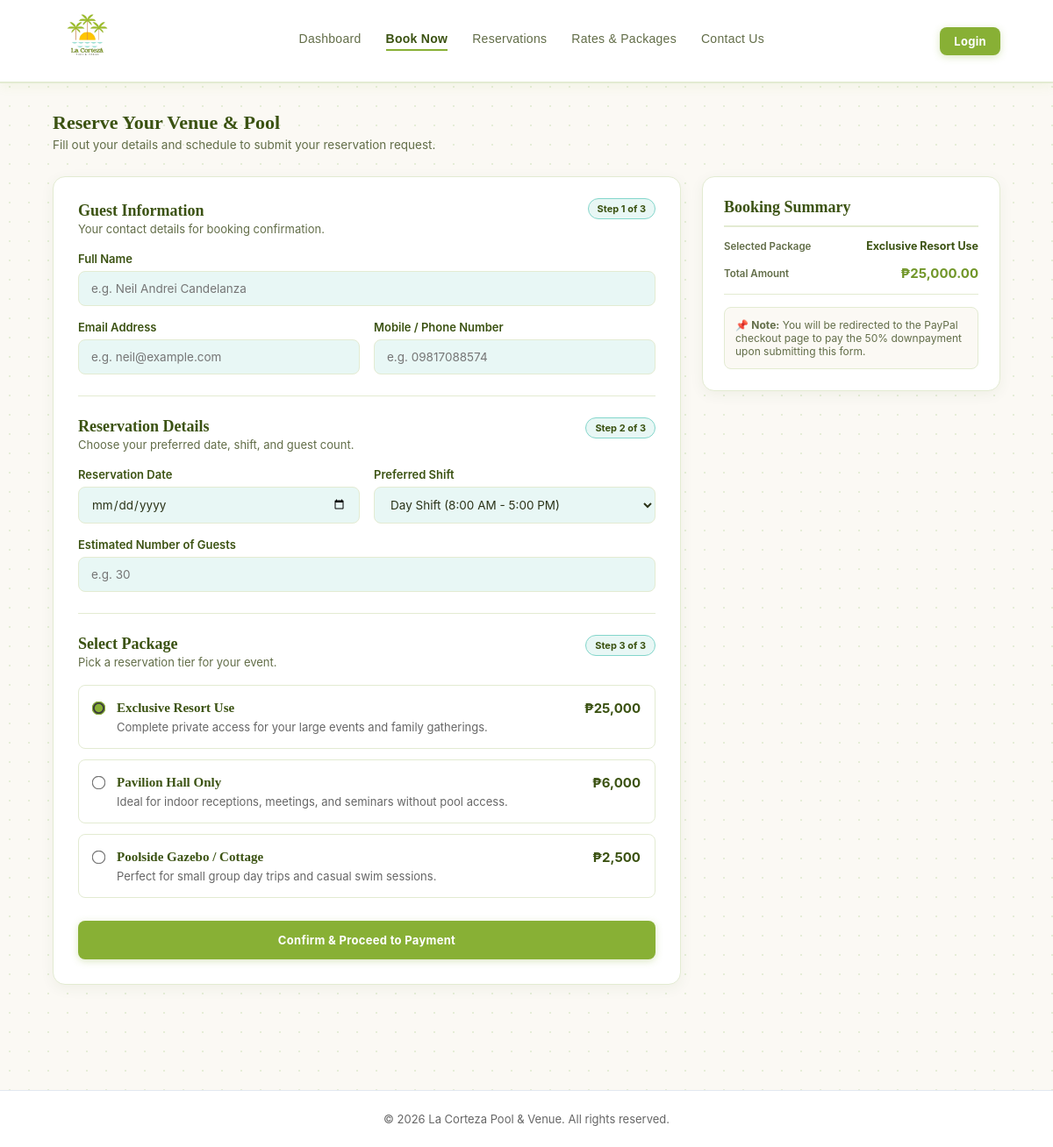
Page /pages/book-now.php on the committed database.
### tables this page shows
CREATE TABLE `packages` (
  `id` int(11) NOT NULL,
  `title` varchar(100) NOT NULL,
  `price` decimal(10,2) NOT NULL,
  `badge` varchar(50) DEFAULT NULL,
  `description` text DEFAULT NULL,
  `inclusions` text DEFAULT NULL,
  `status` enum('Active','Inactive') DEFAULT 'Active',
  `created_at` timestamp NOT NULL DEFAULT current_timestamp()
);

### pages/book-now.php (the view, shortened to what this page needs)
<?php
require_once __DIR__ . '/../functions/auth_functions.php';
$form = ($_SERVER['REQUEST_METHOD'] === 'POST') ? $_POST : ($_SESSION['pending_booking'] ?? []);
$old = function ($field, $default = '') use ($form) {
    return htmlspecialchars($form[$field] ?? $default);
};
$packages_query = mysqli_query($connect2db, "SELECT * FROM packages WHERE status = 'Active' ORDER BY id ASC");
$packages_list = [];
if ($packages_query) {
    while ($row = mysqli_fetch_assoc($packages_query)) {
        $packages_list[] =$row;
    }
}
$preselected_package =$_GET['package'] ?? $form['package_type'] ?? '';
?>
<!DOCTYPE html>
<html lang="en">
<head>
    <link rel="stylesheet" href="../css/style.css?v=<?php echo time(); ?>">
</head>
<body>
    <header class="navbar">
        <div class="nav-brand">
            <a href="dashboard.php" class="logo-link"><img src="../css/images/logo.png" alt="La Corteza Pool & Venue" class="brand-logo-img"></a>
        </div>
        <nav class="nav-links">
            <a href="dashboard.php">Dashboard</a>
            <a href="book-now.php" class="active">Book Now</a>
            <a href="reservation.php">Reservations</a>
            <a href="rates.php">Rates & Packages</a>
            <a href="contacts.php">Contact Us</a>
        </nav>
        <div class="nav-actions">
            <?php if (isset($_SESSION['user_id'])): ?>
                <span class="user-id"><?php echo htmlspecialchars(trim($_SESSION['full_name'] ?? '') ?: 'My Account'); ?></span>
                <a href="logout.php" class="logout-btn">Logout</a>
            <?php else: ?>
                <a href="login.php" class="btn-primary" style="padding: 8px 16px;">Login</a>
            <?php endif; ?>
        </div>
    </header>
    <main class="dashboard-container">
        <div class="section-header">
            <h2>Reserve Your Venue & Pool</h2>
            <p>Fill out your details and schedule to submit your reservation request.</p>
        </div>
        <div class="booking-layout">
            <div class="booking-main-content">
                <form action="" method="POST" class="booking-card">
                    <span class="card-title-badge">Step 1 of 3</span>
                    <h3>Guest Information</h3>
                    <p class="card-desc">Your contact details for booking confirmation.</p>
                    <div class="form-group margin-bottom-md">
                        <label for="full_name">Full Name</label>
                        <input type="text" id="full_name" name="full_name" class="form-input" placeholder="e.g. Neil Andrei Candelanza" value="<?php echo $old('full_name', trim(($_SESSION['user']['firstname'] ?? '') . ' ' . ($_SESSION['user']['lastname'] ?? ''))); ?>" required>
                    </div>
                    <div class="form-grid-2 margin-bottom-md">
                        <div class="form-group">
                            <label for="email">Email Address</label>
                            <input type="email" id="email" name="email" class="form-input" placeholder="e.g. neil@example.com" value="<?php echo $old('email', $_SESSION['user']['email'] ?? ''); ?>" required>
                        </div>
                        <div class="form-group">
                            <label for="phone">Mobile / Phone Number</label>
                            <input type="tel" id="phone" name="phone" class="form-input" placeholder="e.g. 09817088574" value="<?php echo $old('phone'); ?>" required>
                        </div>
                    </div>
                    <div class="summary-divider" style="margin: 24px 0;"></div>
                    <span class="card-title-badge" style="top: inherit;">Step 2 of 3</span>
                    <h3>Reservation Details</h3>
                    <p class="card-desc">Choose your preferred date, shift, and guest count.</p>
                    <div class="form-grid-2 margin-bottom-md">
                        <div class="form-group">
                            <label for="reservation_date">Reservation Date</label>
                            <input type="date" id="reservation_date" name="reservation_date" class="form-input" value="<?php echo $old('reservation_date'); ?>" required min="<?php echo date('Y-m-d'); ?>">
                        </div>
                        <div class="form-group">
                            <label for="shift">Preferred Shift</label>
                            <select id="shift" name="shift" class="form-input" required>
                                <?php foreach (['Day Shift (8:00 AM - 5:00 PM)', 'Night Shift (6:00 PM - 12:00 MN)', '24 Hours Exclusive'] as $shift_option): ?>
                                    <option value="<?php echo $shift_option; ?>" <?php echo ($form['shift'] ?? '') === $shift_option ? 'selected' : ''; ?>><?php echo $shift_option; ?></option>
                                <?php endforeach; ?>
                            </select>
                        </div>
                    </div>
                    <div class="form-group margin-bottom-md">
                        <label for="guest_count">Estimated Number of Guests</label>
                        <input type="number" id="guest_count" name="guest_count" class="form-input" placeholder="e.g. 30" min="1" max="150" value="<?php echo $old('guest_count'); ?>" required>
                    </div>
                    <div class="summary-divider" style="margin: 24px 0;"></div>
                    <span class="card-title-badge" style="top: inherit;">Step 3 of 3</span>
                    <h3>Select Package</h3>
                    <p class="card-desc">Pick a reservation tier for your event.</p>
                    <div class="package-options-grid margin-bottom-md">
                        <?php if (!empty($packages_list)): ?>
                            <?php
                            $default_title = '';$default_price = 0;
                            foreach ($packages_list as$index => $pkg):$is_checked = false;
                                if (!empty($preselected_package) && strtolower($preselected_package) === strtolower($pkg['title'])) {$is_checked = true;
                                } elseif (empty($preselected_package) && $index === 0) {$is_checked = true;
                                }
                                if ($is_checked) {
                                    $default_title =$pkg['title'];
                                    $default_price =$pkg['price'];
                                }
                            ?>
                                <label class="package-option-card" style="cursor: pointer;">
                                    <input type="radio" name="package_type" value="<?php echo htmlspecialchars($pkg['title']); ?>" data-price="<?php echo $pkg['price']; ?>" <?php echo $is_checked ? 'checked' : ''; ?>>
                                    <div class="package-content">
                                        <div class="package-header" style="display: flex; justify-content: space-between; align-items: center;">
                                            <h4><?php echo htmlspecialchars($pkg['title']); ?></h4>
                                            <span class="package-price" style="font-weight: bold; color: var(--color-dark-olive, #2e7d32);">₱<?php echo number_format($pkg['price'], 0); ?></span>
                                        </div>
                                        <p style="font-size: 13px; color: #666; margin-top: 4px;"><?php echo htmlspecialchars($pkg['description'] ?: 'Exclusive resort reservation package.'); ?></p>
                                    </div>
                                </label>
                            <?php endforeach; ?>
                        <?php endif; ?>
                    </div>
                    <button type="submit" id="btn-submit-booking" name="submit_booking" class="btn-primary" style="width: 100%; margin-top: 10px; padding: 14px;">Confirm & Proceed to Payment</button>
                </form>
            </div>
            <div class="booking-sidebar">
                <div class="summary-card">
                    <h3>Booking Summary</h3>
                    <div class="summary-row">
                        <span class="info-label">Selected Package</span>
                        <span id="summary-package-name" class="info-value" style="font-size: 12.5px;"><?php echo htmlspecialchars($default_title); ?></span>
                    </div>
                    <div class="summary-row">
                        <span class="info-label">Total Amount</span>
                        <span id="summary-total-price" class="info-value price">₱<?php echo number_format($default_price, 2); ?></span>
                    </div>
                    <div class="summary-divider"></div>
                    <div class="summary-info-note">
                        📌 <strong>Note:</strong> You will be redirected to the PayPal checkout page to pay the 50% downpayment upon submitting this form.
                    </div>
                </div>
            </div>
        </div>
    </main>
    <footer style="margin-top: 60px; padding: 24px 20px; text-align: center; border-top: 1px solid #e2e8f0; font-size: 13px; color: #666; background-color: #fff;">
        <p>&copy; <?php echo date('Y'); ?> La Corteza Pool & Venue. All rights reserved.</p>
    </footer>
</body>
</html>

### rows in the picture
packages: title "Exclusive Resort Use", price "25,000", description "Complete private access for your large events and family gatherings.", price "25,000.00"
packages: title "Pavilion Hall Only", price "6,000", description "Ideal for indoor receptions, meetings, and seminars without pool access."
packages: title "Poolside Gazebo / Cottage", price "2,500", description "Perfect for small group day trips and casual swim sessions."

### other values in the picture
form field shift "Day Shift (8:00 AM - 5:00 PM)"
